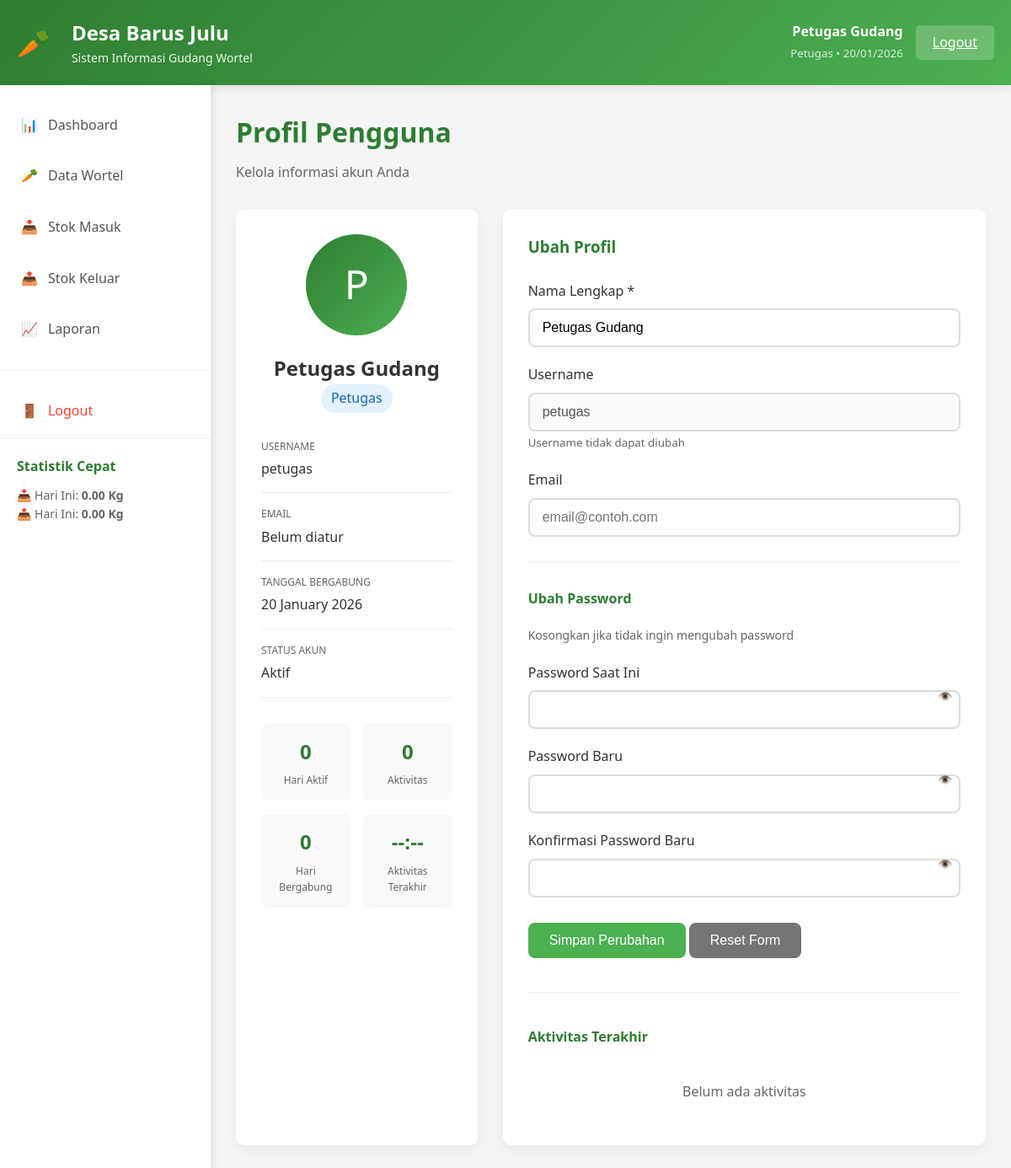
The page /dashboard/profile.php (signed in) on the database its author committed.
### tables this page shows
CREATE TABLE users (
    id INT PRIMARY KEY AUTO_INCREMENT,
    username VARCHAR(50) UNIQUE NOT NULL,
    password VARCHAR(255) NOT NULL,
    full_name VARCHAR(100) NOT NULL,
    role ENUM('admin', 'petugas') DEFAULT 'petugas',
    created_at TIMESTAMP DEFAULT CURRENT_TIMESTAMP,
    is_active BOOLEAN DEFAULT TRUE
);

### dashboard/profile.php (the view, shortened to what this page needs)
<?php
require_once '../includes/auth.php';
$stmt = $pdo->prepare("SELECT * FROM users WHERE id = ?");
$stmt->execute([$_SESSION['user_id']]);
$user = $stmt->fetch();
$stmt = $pdo->prepare("
    SELECT
        COUNT(DISTINCT DATE(timestamp)) as active_days,
        COUNT(*) as total_activities,
        MAX(timestamp) as last_activity
    FROM activity_log
    WHERE user_id = ?
    AND timestamp >= DATE_SUB(NOW(), INTERVAL 30 DAY)
");
$stmt->execute([$_SESSION['user_id']]);
$activity_stats = $stmt->fetch();
$stmt = $pdo->prepare("
    SELECT * FROM activity_log
    WHERE user_id = ?
    ORDER BY timestamp DESC
    LIMIT 5
");
$stmt->execute([$_SESSION['user_id']]);
$recent_activities = $stmt->fetchAll();
?>
<!DOCTYPE html>
<html lang="id">
<head>
    <link rel="stylesheet" href="../assets/css/style.css">
</head>
<body>
    <?php include '../includes/header.php'; ?>
    <div class="container">
        <?php include '../includes/sidebar.php'; ?>
        <main class="main-content">
            <div class="page-header">
                <h1>Profil Pengguna</h1>
                <p>Kelola informasi akun Anda</p>
            </div>
            <div class="profile-container">
                <div class="profile-card">
                    <div class="profile-header">
                        <div class="profile-avatar">
                            <?php echo substr($user['full_name'], 0, 1); ?>
                        </div>
                        <h2><?php echo htmlspecialchars($user['full_name']); ?></h2>
                        <p>
                            <span class="role-badge role-<?php echo $user['role']; ?>"
                                  style="display: inline-block; padding: 4px 12px; border-radius: 20px; background: #e3f2fd; color: #1565c0;">
                                <?php echo ucfirst($user['role']); ?>
                            </span>
                        </p>
                    </div>
                    <div class="profile-info">
                        <div class="info-item">
                            <div class="info-label">Username</div>
                            <div class="info-value"><?php echo htmlspecialchars($user['username']); ?></div>
                        </div>
                        <div class="info-item">
                            <div class="info-label">Email</div>
                            <div class="info-value"><?php echo htmlspecialchars($user['email'] ?? 'Belum diatur'); ?></div>
                        </div>
                        <div class="info-item">
                            <div class="info-label">Tanggal Bergabung</div>
                            <div class="info-value"><?php echo date('d F Y', strtotime($user['created_at'])); ?></div>
                        </div>
                        <div class="info-item">
                            <div class="info-label">Status Akun</div>
                            <div class="info-value">
                                <span class="status-badge status-<?php echo $user['is_active'] ? 'active' : 'inactive'; ?>">
                                    <?php echo $user['is_active'] ? 'Aktif' : 'Nonaktif'; ?>
                                </span>
                            </div>
                        </div>
                    </div>
                    <div class="stats-grid">
                        <div class="stat-item">
                            <div class="stat-value"><?php echo $activity_stats['active_days']; ?></div>
                            <div class="stat-label">Hari Aktif</div>
                        </div>
                        <div class="stat-item">
                            <div class="stat-value"><?php echo $activity_stats['total_activities']; ?></div>
                            <div class="stat-label">Aktivitas</div>
                        </div>
                        <div class="stat-item">
                            <div class="stat-value">
                                <?php
                                $join_days = floor((time() - strtotime($user['created_at'])) / (60 * 60 * 24));
                                echo $join_days;
                                ?>
                            </div>
                            <div class="stat-label">Hari Bergabung</div>
                        </div>
                        <div class="stat-item">
                            <div class="stat-value">
                                <?php echo $recent_activities ? date('H:i', strtotime($recent_activities[0]['timestamp'])) : '--:--'; ?>
                            </div>
                            <div class="stat-label">Aktivitas Terakhir</div>
                        </div>
                    </div>
                </div>
                <div class="profile-card">
                    <h3 style="margin-bottom: 25px; color: #2e7d32;">Ubah Profil</h3>
                    <form method="POST" action="">
                        <div class="form-group">
                            <label for="full_name">Nama Lengkap *</label>
                            <input type="text" id="full_name" name="full_name" class="form-control"
                                   value="<?php echo htmlspecialchars($user['full_name']); ?>" required>
                        </div>
                        <div class="form-group">
                            <label for="username">Username</label>
                            <input type="text" id="username" class="form-control"
                                   value="<?php echo htmlspecialchars($user['username']); ?>" disabled>
                            <small style="color: #666;">Username tidak dapat diubah</small>
                        </div>
                        <div class="form-group">
                            <label for="email">Email</label>
                            <input type="email" id="email" name="email" class="form-control"
                                   value="<?php echo htmlspecialchars($user['email'] ?? ''); ?>"
                                   placeholder="email@contoh.com">
                        </div>
                        <hr style="margin: 30px 0; border: none; border-top: 1px solid #eee;">
                        <h4 style="margin-bottom: 20px; color: #2e7d32;">Ubah Password</h4>
                        <p style="margin-bottom: 20px; color: #666; font-size: 14px;">
                            Kosongkan jika tidak ingin mengubah password
                        </p>
                        <div class="form-group password-toggle">
                            <label for="current_password">Password Saat Ini</label>
                            <input type="password" id="current_password" name="current_password" class="form-control">
                            <button type="button" class="toggle-btn" onclick="togglePassword('current_password')">👁️</button>
                        </div>
                        <div class="form-group password-toggle">
                            <label for="new_password">Password Baru</label>
                            <input type="password" id="new_password" name="new_password" class="form-control">
                            <button type="button" class="toggle-btn" onclick="togglePassword('new_password')">👁️</button>
                        </div>
                        <div class="form-group password-toggle">
                            <label for="confirm_password">Konfirmasi Password Baru</label>
                            <input type="password" id="confirm_password" name="confirm_password" class="form-control">
                            <button type="button" class="toggle-btn" onclick="togglePassword('confirm_password')">👁️</button>
                        </div>
                        <div class="form-actions" style="margin-top: 30px;">
                            <button type="submit" class="btn btn-primary">Simpan Perubahan</button>
                            <button type="reset" class="btn btn-secondary">Reset Form</button>
                        </div>
                    </form>
                    <hr style="margin: 40px 0; border: none; border-top: 1px solid #eee;">
                    <h4 style="margin-bottom: 20px; color: #2e7d32;">Aktivitas Terakhir</h4>
                    <div class="activities-list">
                        <?php if (empty($recent_activities)): ?>
                            <p style="color: #666; text-align: center; padding: 20px;">Belum ada aktivitas</p>
                        <?php endif; ?>
                    </div>
                </div>
            </div>
        </main>
    </div>
</body>
</html>

### assets/css/style.css (style rules this page uses)
* { margin: 0; padding: 0; box-sizing: border-box; }
body { font-family: 'Segoe UI', Tahoma, Geneva, Verdana, sans-serif; background-color: #f5f5f5; color: #333; line-height: 1.6; }
.container { display: flex; min-height: 100vh; }
.main-content { flex: 1; padding: 30px; overflow-y: auto; }
.page-header { margin-bottom: 30px; }
.page-header h1 { color: #2e7d32; font-size: 32px; margin-bottom: 10px; }
.page-header p { color: #666; font-size: 16px; }
.stats-grid { display: grid; grid-template-columns: repeat(auto-fit, minmax(240px, 1fr)); gap: 20px; margin-bottom: 30px; }
.form-group { margin-bottom: 20px; }
.form-group label { display: block; margin-bottom: 8px; font-weight: 500; color: #333; }
.form-control { width: 100%; padding: 12px 15px; border: 2px solid #ddd; border-radius: 8px; font-size: 16px; transition: border-color 0.3s; }
.btn { padding: 12px 25px; border: none; border-radius: 8px; font-size: 16px; font-weight: 500; cursor: pointer; transition: all 0.3s; }
.btn-primary { background: #4caf50; color: white; }
.btn-secondary { background: #757575; color: white; }

### dashboard/profile.php (style rules this page uses)
.profile-container { display: grid; grid-template-columns: 1fr 2fr; gap: 30px; }
.profile-card { background: white; border-radius: 10px; padding: 30px; box-shadow: 0 5px 15px rgba(0,0,0,0.05); }
.profile-header { text-align: center; margin-bottom: 30px; }
.profile-avatar { width: 120px; height: 120px; border-radius: 50%; background: linear-gradient(135deg, #2e7d32 0%, #4caf50 100%); margin: 0 auto 20px; display: flex; align-items: center; justify-content: center; font-size: 48px; color: white; }
.profile-info { margin-bottom: 30px; }
.info-item { margin-bottom: 15px; padding-bottom: 15px; border-bottom: 1px solid #eee; }
.info-label { font-size: 12px; color: #666; text-transform: uppercase; margin-bottom: 5px; }
.info-value { font-size: 16px; color: #333; font-weight: 500; }
.stats-grid { display: grid; grid-template-columns: repeat(2, 1fr); gap: 15px; margin-bottom: 30px; }
.stat-item { text-align: center; padding: 15px; background: #f9f9f9; border-radius: 8px; }
.stat-value { font-size: 24px; font-weight: 600; color: #2e7d32; margin-bottom: 5px; }
.stat-label { font-size: 12px; color: #666; }
.password-toggle { position: relative; }
.password-toggle .toggle-btn { position: absolute; right: 10px; top: 50%; transform: translateY(-50%); background: none; border: none; cursor: pointer; color: #666; }

### rows shown on the page
users: full_name "P", full_name "Petugas Gudang", role "Petugas", username "petugas", created_at "20 January 2026", created_at "0"

### other values the page prints
$_SESSION['full_name'] "Petugas Gudang"
$_SESSION['role'] "Petugas"
$today_stats['today_in'] "0.00"
$today_stats['today_out'] "0.00"
$user['email'] "Belum diatur"
$activity_stats['active_days'] "0"
$activity_stats['total_activities'] "0"
